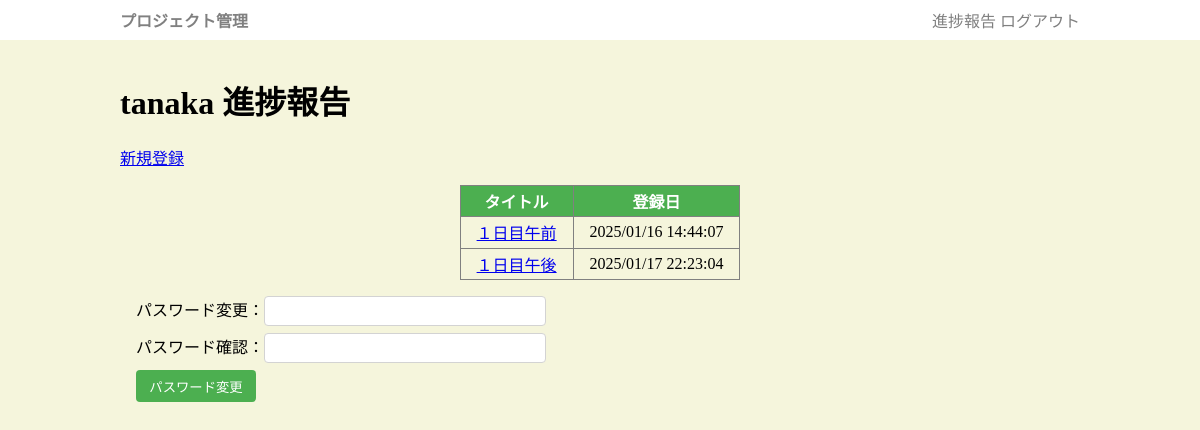
Screenshot of /preport (signed in) with the database file from the repository.
### app.py (models this page shows, shortened)
class User(db.Model):
    uid = db.Column(db.Integer, primary_key=True)
    uname = db.Column(db.String(255))
    upass = db.Column(db.String(255))
    member = db.relationship('Member', backref='user', lazy=True)
    preport = db.relationship('Preport', backref='user', lazy=True)

class Preport(db.Model):
    prid = db.Column(db.Integer, primary_key=True)
    uid = db.Column(db.Integer, db.ForeignKey("user.uid"))
    rtitle = db.Column(db.String(2048))
    content = db.Column(db.String(2048))
    pr_at = db.Column(db.DateTime, default=datetime.now)
    comment = db.Column(db.String(65545))

### app.py (the view)
@app.get('/preport')
def preport():
    if "uid" not in session:
        return redirect("/login")
    if "uid" not in session:
        return redirect("/login")
    rows = Preport.query.filter(Preport.uid == session['uid']).all()
    user = User.query.get(session['uid'])
    return render_template("preport.html", rows=rows, user=user)

### templates/preport.html (shortened to what this page needs)
{% extends "base.html" %}
{% block main %}
<h1>{{user.uname}} 進捗報告</h1>
<a href="/preport_add">新規登録</a>
<table id="list">
    <tr><th>タイトル</th><th>登録日</th></tr>
    {% for r in rows %}
    <tr>
        <td class="title"><a href="/preport/{{r.prid}}">{{r.rtitle}}</a></div>
        <td class="hi">{{r.pr_at.strftime('%Y/%m/%d %H:%M:%S')}}</div>
    </tr>
    {% endfor %}
</table>
<form method="post" action="/passchange">
    パスワード変更：<input type="password" name="upass1" required><br>
    パスワード確認：<input type="password" name="upass2" required><br>
    <input type="submit" value="パスワード変更">
</form>
{% endblock %}

### static/style.css (style rules this page uses)
body { padding: 0; margin: 0; background-color: beige; }
form { margin: 1em; }
input[type="text"], input[type="password"], input[type="number"],select { padding: 0.5em; border: 1px solid lightgray; border-radius: 4px; width: 20em; margin-bottom:0.5em; }
input[type="submit"] { background-color: #4CAF50; color: white; border: none; padding: 0.5em 1em; border-radius: 4px; cursor: pointer; }
table { border-collapse: collapse; margin: 1em auto; }
td,th { border:1px solid gray; padding: 0.2em 1em; }
th { background-color: #4CAF50; color:white; }

### rows the page displays
User: uname "tanaka"
Preport: rtitle "１日目午前", pr_at "2025/01/16 14:44:07"
Preport: rtitle "１日目午後", pr_at "2025/01/17 22:23:04"
